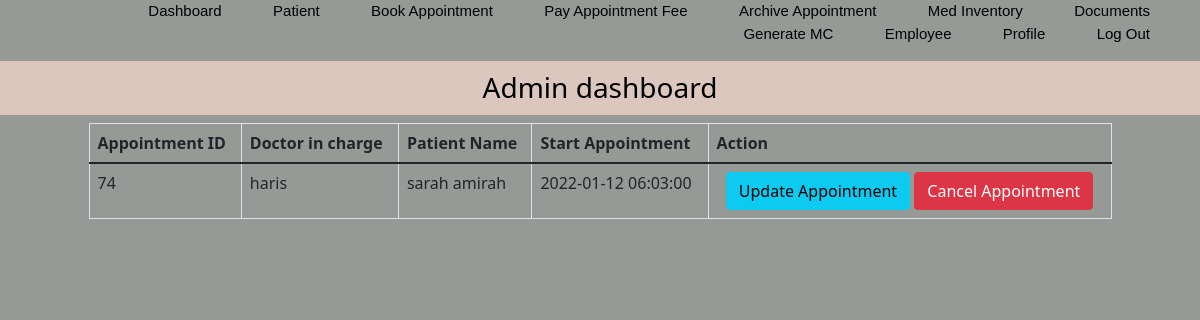
Page /Clinic/dashboardadmin.php on the committed database.
### tables this page shows
CREATE TABLE `appointment` (
  `APP_ID` int(11) NOT NULL,
  `EMP_ID` int(11) NOT NULL,
  `PAT_ID` int(11) NOT NULL,
  `START_TIME` timestamp NOT NULL DEFAULT current_timestamp(),
  `END_TIME` timestamp NULL DEFAULT current_timestamp(),
  `APP_MED` varchar(1000) NOT NULL,
  `APP_DETAIL` varchar(1000) DEFAULT NULL,
  `TOTAL_COST` float DEFAULT NULL,
  `AMOUNT_PAID` float DEFAULT NULL
);

CREATE TABLE `employee` (
  `EMP_ID` int(11) NOT NULL,
  `EMP_FULLNAME` varchar(200) NOT NULL,
  `EMP_USERNAME` varchar(200) NOT NULL,
  `EMP_PASSWORD` varchar(200) NOT NULL,
  `EMP_PHONE` int(200) NOT NULL,
  `EMP_EMAIL` varchar(200) NOT NULL,
  `EMP_POS` varchar(10) NOT NULL
);

CREATE TABLE `patient` (
  `PAT_ID` int(11) NOT NULL,
  `PAT_NAME` varchar(200) NOT NULL,
  `PAT_PHONE` int(200) NOT NULL,
  `PAT_EMAIL` varchar(200) NOT NULL,
  `PAT_ADDRESS` varchar(200) NOT NULL
);

### Clinic/dashboardadmin.php (the view, shortened to what this page needs)
<?php
   include('connect.php');
?>
<html>
   <head>
      <link rel="stylesheet" href="style.css">
      <?php include('headeradmin.php'); ?>
   </head>
   <body id="body">
      <h3 id="myHeader">Admin dashboard</h3>
      <div class="container">
        <div class="col-md-12 d-flex justify-content-center">
          <div class="col-md-11">
             <table  id = "table" class = "table table-bordered">
               <thead>
                 <tr>
                   <th>Appointment ID</th>
                   <th>Doctor in charge</th>
                   <th>Patient Name</th>
                   <th>Start Appointment</th>
                   <th>Action</th>
                 </tr>
               </thead>
               <tbody>  <?php
                       $sql = "  SELECT * FROM appointment NATURAL JOIN employee NATURAL JOIN patient WHERE END_TIME is NULL";
                       $result = mysqli_query($conn,$sql);
                       while ($fetch = $result->fetch_array()){
                  ?>
                <tr>
                  <td><?php echo $fetch["APP_ID"];?></td>
                  <td><?php echo $fetch["EMP_FULLNAME"];?></td>
                  <td><?php echo $fetch["PAT_NAME"];?></td>
                  <td><?php echo $fetch["START_TIME"];?></td>
                  <td><center><a name = 'update_app' class = "btn btn-info"  href="appointment_detailadmin.php?APP_ID=<?php echo $fetch['APP_ID'];?>"><i class = "glyphicon glyphicon-edit"></i>Update Appointment</a>
                  <a class = "btn btn-danger" onclick = "confirmationDelete(this); return false;" href="admin_func_appointment.php?delapp=<?php echo $fetch['APP_ID'];?>"><i class = "glyphicon glyphicon-remove"></i>Cancel Appointment</a></center></td>
                </tr>
              <?php }
              ?>
             </table>
          </div>
        </div>
      </div>
   </body>
</html>

### Clinic/style.css (style rules this page uses)
* { margin: 0; padding: 0; box-sizing: border-box; }
a { text-decoration: none; color: palevioletred; font-size: 10px; }

### Clinic/headeradmin.php (style rules this page uses)
#myHeader { background-color: #DCC7BE; color: black; padding:10px; text-align: center; }

### Clinic/dashboardadmin.php (style rules this page uses)
body { background-color: #969A97; }

### rows in the picture
appointment: APP_ID "74", EMP_ID.EMP_FULLNAME "haris", PAT_ID.PAT_NAME "sarah amirah", START_TIME "2022-01-12 06:03:00"
